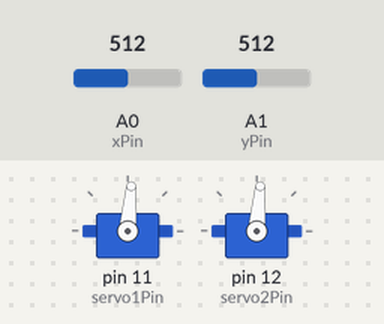
A sketch run on a simulated Arduino Uno, built with avr-gcc and run on an emulated ATmega328P. Parts: 2 × servo. The test bench sets the inputs (shaded band); at power-on: A0 (xPin) = 512, A1 (yPin) = 512.

Above: at 1.2 s.
1.3 s: A0 (xPin) set to 716
At 2.4 s:
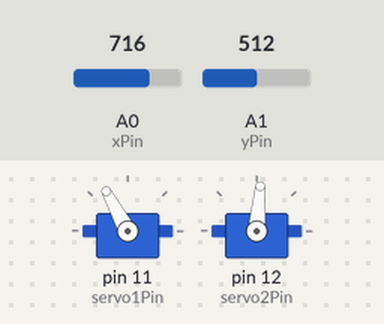
2.8 s: A1 (yPin) set to 716
At 3.5 s:
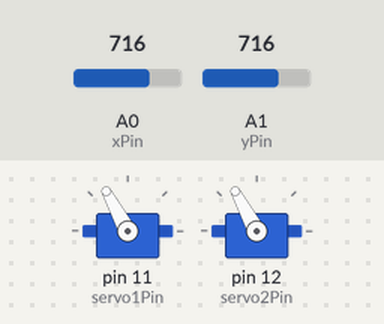
4.3 s: A0 (xPin) set to 900
At 4.6 s:
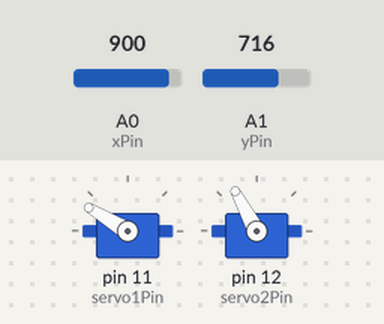
5.8 s: A1 (yPin) set to 900
At 7.0 s:
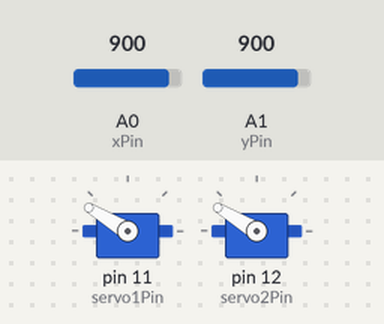
7.3 s: A0 (xPin) set to 1023
At 8.1 s:
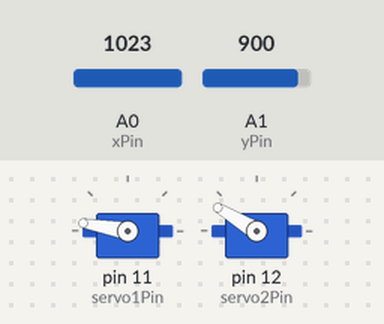
8.8 s: A1 (yPin) set to 1023
At 9.3 s:
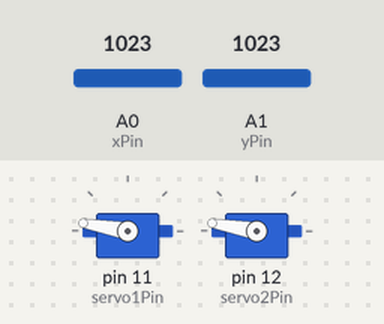
Timing chart, 0 to 11.3 s (numbered marks = the images above; inputs shaded):
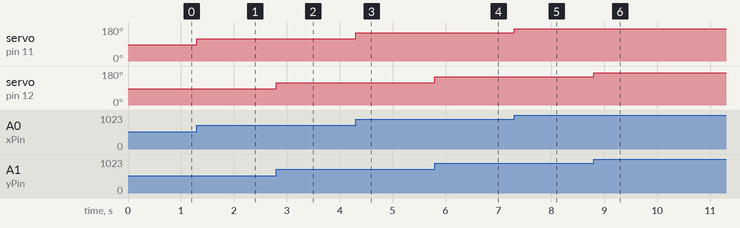

The sketch:

Two_Servo_and_one_Joystic.ino
```cpp
//#include <Servo.h>
#include "Servo.h" // import servo motor library.

Servo servo1; // define servo motor 1.
int servo1Pin = 11; // define the pin that will be control on servo motor 1.

Servo servo2; // define servo motor 2.
int servo2Pin = 12; // define the pin that will be control on servo motor 2.


int xPin = A0; // define the Pin input in joystic on the arduino and give it analog pin for x direction.
int xValue; // define variable to save the value of xPin in her.

int yPin = A1; // define the Pin input in joystic on the arduino and give it analog pin for y direction.
int yValue; // define variable to save the value of yPin in her.

void setup() {
  // put your setup code here, to run once:
  servo1.attach(servo1Pin); // define the pin that the motor connected to it (servo motor 1).
  servo2.attach(servo2Pin); // define the pin that the motor connected to it (servo motor 2).
  pinMode (xPin,INPUT); // define the xpin as an input pin.
  pinMode (yPin,INPUT); // define the ypin as an input pin.
}

void loop() {
  // put your main code here, to run repeatedly:
  xValue = analogRead(xPin); // define it as a variable whose input has an analog value.
  servo1.write(map(xValue,0,1023,0,170)); // Converting the analog value taken from the xpin JSTIC into an angle to drive the motor, Writing the value after converting it inside the motor to move it.
  yValue = analogRead(yPin); // define it as a variable whose input has an analog value.
  servo2.write(map(yValue,0,1023,0,170)); // Converting the analog value taken from the ypin JSTIC into an angle to drive the motor, Writing the value after converting it inside the motor to move it.
}
```

Measured:
- after the input at 1.3 s, servo on pin 11 (servo1Pin): 85° → 118° at once
- after the input at 2.8 s, servo on pin 12 (servo2Pin): 85° → 118° at once
- after the input at 4.3 s, servo on pin 11 (servo1Pin): 118° → 149° at once
- after the input at 5.8 s, servo on pin 12 (servo2Pin): 118° → 149° at once
- after the input at 7.3 s, servo on pin 11 (servo1Pin): 149° → 170° at once
- after the input at 8.8 s, servo on pin 12 (servo2Pin): 149° → 170° at once
